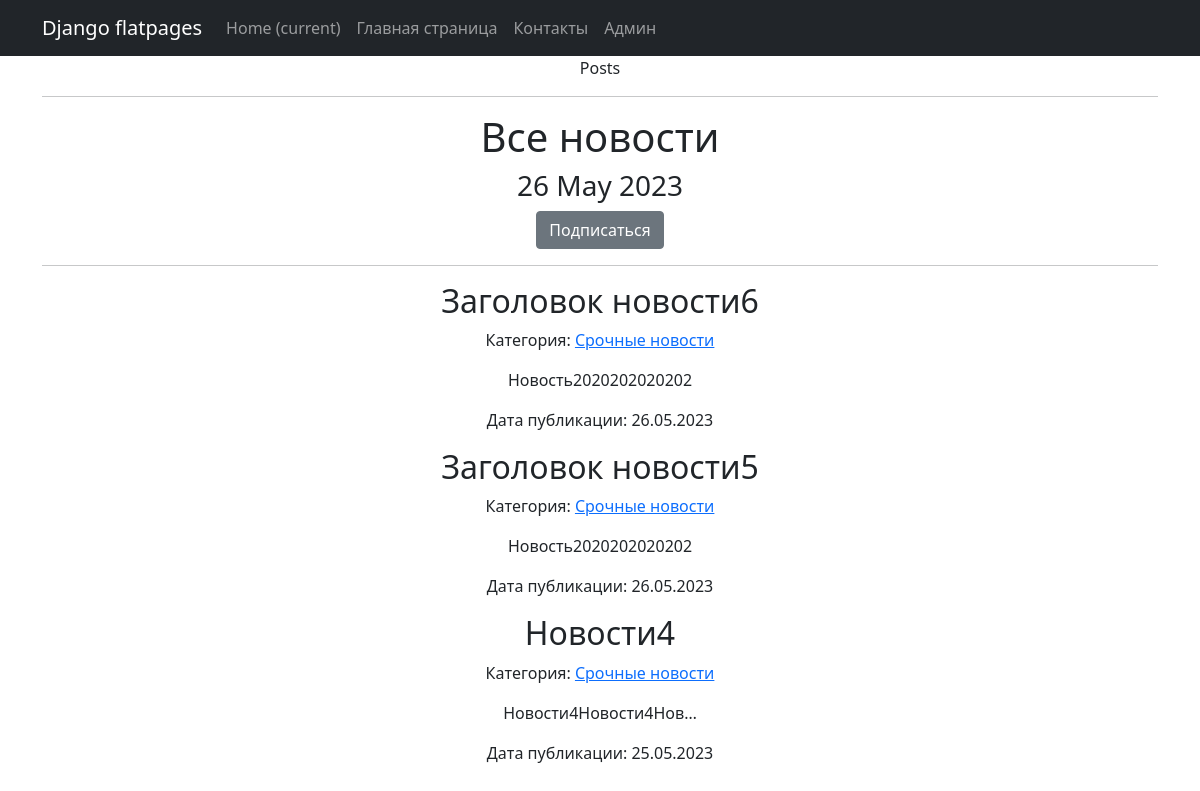
The page /categories/4 on the database its author committed.
### simpleapp/models.py (models this page shows, shortened)
class Post(models.Model):
    ARTICLE = 'article'
    NEWS = 'news'
    CATEGORY_CHOICES = (
        (ARTICLE, 'Статья'),
        (NEWS, 'Новость'),
    )
    type_post = models.CharField(max_length=20, choices=CATEGORY_CHOICES)
    pub_date = models.DateTimeField(auto_now_add=True)
    author = models.ForeignKey(Author, on_delete=models.CASCADE)
    name = models.CharField(
        max_length=50,
        unique=True,
    )
    description = models.TextField()
    category = models.ForeignKey(
        Category,
        on_delete=models.CASCADE,
        related_name='post',
    )
    rating = models.FloatField(
        validators=[MinValueValidator(0.0)], default=0.0
    )

class Category(models.Model):
    name = models.CharField(max_length=100, unique=True)
    subscribers = models.ManyToManyField(User, related_name='subscriptions')

### simpleapp/views.py (the view)
# urls.py: path('categories/<int:pk>', CategoryListView.as_view(), name='category_list'),
class CategoryListView(ListView):
    model = Post
    template_name = 'category_list.html'
    context_object_name = 'category_news_list'
    def get_queryset(self):
        self.category = get_object_or_404(Category, id=self.kwargs['pk'])
        queryset = Post.objects.filter(category=self.category).order_by('-pub_date')
        return queryset
    def get_context_data(self, **kwargs):
        context = super().get_context_data(**kwargs)
        context['is_not_subscriber'] = self.request.user not in self.category.subscribers.all()
        context['category'] = self.category
        return context

### simpleapp/templatetags/censor.py (called while the page is built)
def censor(value):
    bad_words = ["капуста"]
    for word in bad_words:
        value = value.replace(word, '*' * len(word))
    return value

### simpleapp/templatetags/custom_tags.py (called while the page is built)
@register.simple_tag()
def current_time(format_string='%b %d %Y'):
   return datetime.utcnow().strftime(format_string)

### templates/category_list.html (shortened to what this page needs)
{% extends 'flatpages/default.html' %}
{% block title %}
Posts
{% endblock title %}
{% block content %}
   <h1>Все новости</h1>
   <h3>{% load custom_tags %}</h3>
   <h3>{% load censor %}</h3>
   <h3>{% current_time '%d %b %Y' %}</h3>
   {% if is_not_subscriber %}
       <p class="text-center"><a href="{% url 'subscribe' category.id %}" class="btn btn-secondary btn-sn">Подписаться</a></p>
   {% endif %}
   <hr>
   {% if category_news_list %}
       {% for post in category_news_list %}
           <h2>{{ post.name }}</h2>
           <p>Категория: <a href="{% url 'category_list' post.category.id %}">{{ post.category.name }}</a></p>
           <p>{{ post.description|truncatechars:20|censor }}</p>
           <p>Дата публикации: {{ post.pub_date|date:'d.m.Y' }}</p>
       {% endfor %}
   {% else %}
       {% for category in categories %}
           <a href="{% url 'category_list' post.category.id %}">{{ post.category.name }}</a>
       {% endfor %}
       <h2>Новостей нет!</h2>
   {% endif %}
{% endblock content %}

### templates/flatpages/default.html (shortened to what this page needs)
<!DOCTYPE html>
<html lang="en">
    <head>
        {% load static %}
        <link href="{% static 'css/styles.css' %}" rel="stylesheet" />
    </head>
    <body>
        <nav class="navbar navbar-expand-lg navbar-dark bg-dark static-top">
   <div class="container">
       <a class="navbar-brand" href="#">Django flatpages</a>
       <div class="collapse navbar-collapse" id="navbarResponsive">
           <ul class="navbar-nav ml-auto">
               <li class="nav-item active">
                   <a class="nav-link" href="#">Home
                       <span class="sr-only">(current)</span>
                   </a>
               </li>
               <li class="nav-item">
                   <a class="nav-link" href="/about/">Главная страница</a>
               </li>
               <li class="nav-item">
                   <a class="nav-link" href="/contacts/">Контакты</a>
               </li>
               <li class="nav-item">
                   <a class="nav-link" href="/vlas/">Админ</a>
               </li>
           </ul>
       </div>
   </div>
</nav>
        <div class="container">
            <div class="row">
                <div class="col-lg-12 text-center">
                    {% block title %}{% endblock title %}
                    <hr>
                    {% block content %}{% endblock content %}
                </div>
            </div>
        </div>
    </body>
</html>

### rows shown on the page
Post: name "Заголовок новости6", category.name "Срочные новости", description|censor "Новость2020202020202", pub_date "26.05.2023"
Post: name "Заголовок новости5", category.name "Срочные новости", description|censor "Новость2020202020202", pub_date "26.05.2023"
Post: name "Новости4", category.name "Срочные новости", description|censor "Новости4Новости4Нов…", pub_date "25.05.2023"
